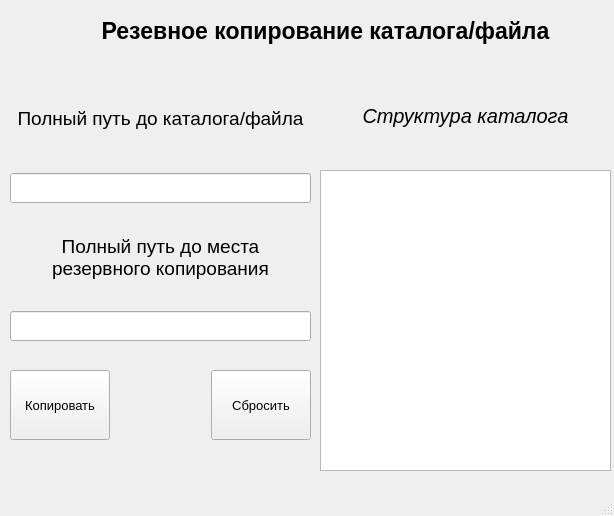
<?xml version="1.0" encoding="UTF-8"?>
<ui version="4.0">
 <class>MainWindow</class>
 <widget class="QMainWindow" name="MainWindow">
  <property name="geometry">
   <rect>
    <x>0</x>
    <y>0</y>
    <width>614</width>
    <height>516</height>
   </rect>
  </property>
  <property name="windowTitle">
   <string>Резевное копирование каталога/файла</string>
  </property>
  <widget class="QWidget" name="centralwidget">
   <widget class="QLabel" name="label_3">
    <property name="geometry">
     <rect>
      <x>90</x>
      <y>0</y>
      <width>471</width>
      <height>61</height>
     </rect>
    </property>
    <property name="font">
     <font>
      <pointsize>17</pointsize>
      <weight>75</weight>
      <italic>false</italic>
      <bold>true</bold>
     </font>
    </property>
    <property name="text">
     <string>Резевное копирование каталога/файла</string>
    </property>
    <property name="alignment">
     <set>Qt::AlignCenter</set>
    </property>
    <property name="wordWrap">
     <bool>true</bool>
    </property>
   </widget>
   <widget class="QWidget" name="horizontalLayoutWidget">
    <property name="geometry">
     <rect>
      <x>10</x>
      <y>340</y>
      <width>301</width>
      <height>131</height>
     </rect>
    </property>
    <layout class="QHBoxLayout" name="horizontalLayout_2">
     <item>
      <widget class="QPushButton" name="copyBTN">
       <property name="minimumSize">
        <size>
         <width>100</width>
         <height>70</height>
        </size>
       </property>
       <property name="font">
        <font>
         <pointsize>10</pointsize>
        </font>
       </property>
       <property name="text">
        <string>Копировать</string>
       </property>
      </widget>
     </item>
     <item>
      <spacer name="horizontalSpacer">
       <property name="orientation">
        <enum>Qt::Horizontal</enum>
       </property>
       <property name="sizeHint" stdset="0">
        <size>
         <width>40</width>
         <height>20</height>
        </size>
       </property>
      </spacer>
     </item>
     <item>
      <widget class="QPushButton" name="resetBTN">
       <property name="minimumSize">
        <size>
         <width>100</width>
         <height>70</height>
        </size>
       </property>
       <property name="font">
        <font>
         <pointsize>10</pointsize>
        </font>
       </property>
       <property name="text">
        <string>Сбросить</string>
       </property>
      </widget>
     </item>
    </layout>
   </widget>
   <widget class="QTextBrowser" name="textBrowser">
    <property name="geometry">
     <rect>
      <x>320</x>
      <y>170</y>
      <width>291</width>
      <height>301</height>
     </rect>
    </property>
    <property name="lineWrapMode">
     <enum>QTextEdit::NoWrap</enum>
    </property>
   </widget>
   <widget class="QLabel" name="label_4">
    <property name="geometry">
     <rect>
      <x>330</x>
      <y>80</y>
      <width>271</width>
      <height>71</height>
     </rect>
    </property>
    <property name="font">
     <font>
      <pointsize>15</pointsize>
      <weight>50</weight>
      <italic>true</italic>
      <bold>false</bold>
      <underline>false</underline>
      <strikeout>false</strikeout>
     </font>
    </property>
    <property name="text">
     <string>Структура каталога</string>
    </property>
    <property name="alignment">
     <set>Qt::AlignCenter</set>
    </property>
   </widget>
   <widget class="QWidget" name="layoutWidget">
    <property name="geometry">
     <rect>
      <x>10</x>
      <y>70</y>
      <width>301</width>
      <height>271</height>
     </rect>
    </property>
    <layout class="QVBoxLayout" name="verticalLayout_3">
     <item>
      <layout class="QVBoxLayout" name="verticalLayout_2">
       <item>
        <widget class="QLabel" name="label">
         <property name="font">
          <font>
           <pointsize>14</pointsize>
          </font>
         </property>
         <property name="text">
          <string>Полный путь до каталога/файла</string>
         </property>
         <property name="alignment">
          <set>Qt::AlignCenter</set>
         </property>
         <property name="wordWrap">
          <bool>true</bool>
         </property>
        </widget>
       </item>
       <item>
        <widget class="QLineEdit" name="from_path">
         <property name="minimumSize">
          <size>
           <width>0</width>
           <height>30</height>
          </size>
         </property>
        </widget>
       </item>
      </layout>
     </item>
     <item>
      <layout class="QVBoxLayout" name="verticalLayout">
       <item>
        <widget class="QLabel" name="label_2">
         <property name="maximumSize">
          <size>
           <width>16777</width>
           <height>16777215</height>
          </size>
         </property>
         <property name="font">
          <font>
           <pointsize>14</pointsize>
          </font>
         </property>
         <property name="layoutDirection">
          <enum>Qt::LeftToRight</enum>
         </property>
         <property name="text">
          <string>Полный путь до места резервного копирования</string>
         </property>
         <property name="alignment">
          <set>Qt::AlignCenter</set>
         </property>
         <property name="wordWrap">
          <bool>true</bool>
         </property>
        </widget>
       </item>
       <item>
        <widget class="QLineEdit" name="to_path">
         <property name="minimumSize">
          <size>
           <width>0</width>
           <height>30</height>
          </size>
         </property>
        </widget>
       </item>
      </layout>
     </item>
    </layout>
   </widget>
  </widget>
  <widget class="QMenuBar" name="menubar">
   <property name="geometry">
    <rect>
     <x>0</x>
     <y>0</y>
     <width>614</width>
     <height>21</height>
    </rect>
   </property>
  </widget>
  <widget class="QStatusBar" name="statusbar"/>
 </widget>
 <resources/>
 <connections/>
</ui>
